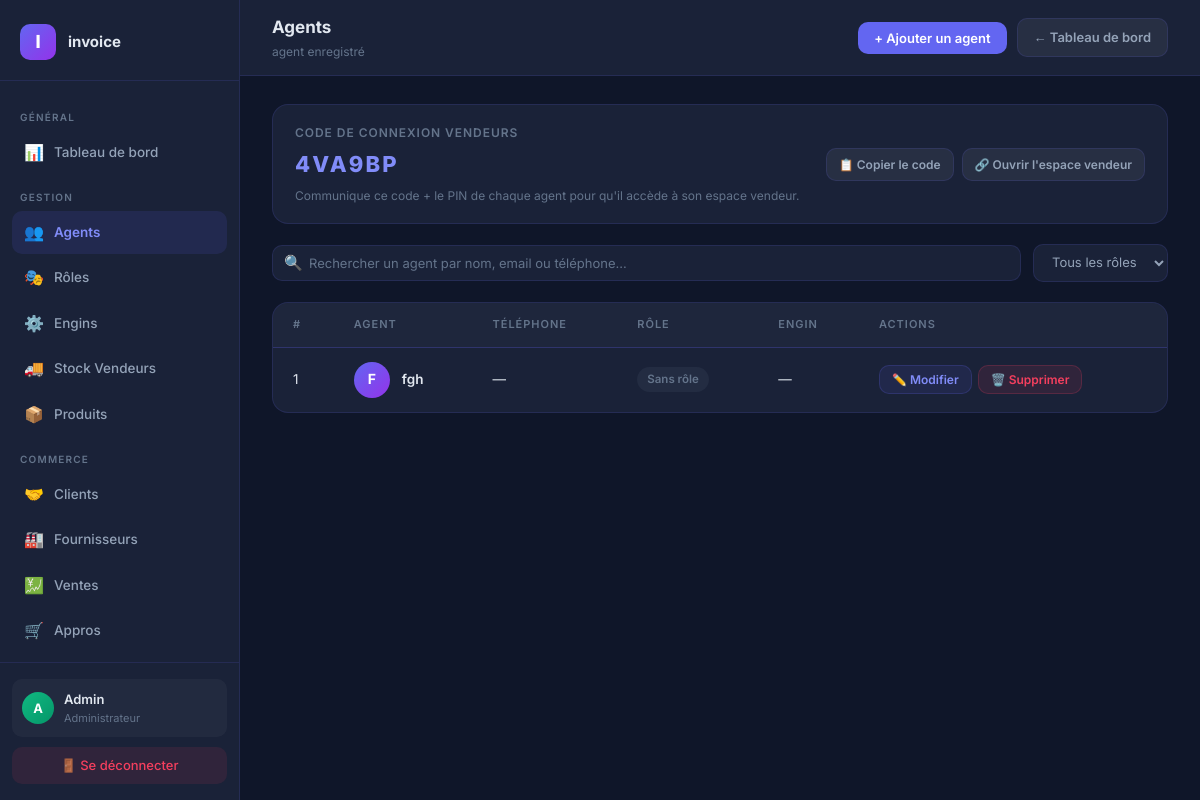
Page /list-agents/ (signed in) on the committed database.
### InvoiceApp/models.py (models this page shows, shortened)
class User(AbstractUser):
    logo = models.ImageField(upload_to="company_logos/", blank=True, null=True, verbose_name="Logo de l'entreprise")
    company_name = models.CharField(max_length=255, verbose_name="Nom de l'entreprise")
    company_email = models.EmailField(blank=True, null=True,verbose_name="Adresse email")
    phone = models.CharField(max_length=20, blank=True, verbose_name="Téléphone")
    address = models.TextField(blank=True, verbose_name="Adresse")
    add_date = models.DateTimeField(auto_now_add=True, verbose_name="Date d'inscription",blank=True, null=True,)
    default_currency = models.CharField(max_length=3, choices=CURRENCY_CHOICES, default='EUR', verbose_name="Devise de l'entreprise")
    agent_login_code = models.CharField(max_length=8, unique=True, blank=True, verbose_name="Code de connexion vendeurs")
    next_invoice_number = models.PositiveIntegerField(default=1, verbose_name="Prochain numéro de facture")
    class Meta:
        verbose_name = "Entreprise"
        verbose_name_plural = "Entreprises"

class Agent(models.Model):
    company = models.ForeignKey(User, on_delete=models.CASCADE, related_name='agents', verbose_name="Entreprise")
    name = models.CharField(max_length=255, verbose_name="Nom")
    email = models.EmailField(blank=True, verbose_name="Email")
    phone = models.CharField(max_length=20, blank=True, verbose_name="Téléphone")
    role = models.ForeignKey(AgentRole, on_delete=models.SET_NULL, null=True, blank=True, verbose_name="Rôle")
    engine = models.ForeignKey('Engine', on_delete=models.SET_NULL, null=True, blank=True, related_name='assigned_agents', verbose_name="Engin par défaut")
    pin_hash = models.CharField(max_length=128, blank=True, verbose_name="PIN (haché)")
    is_active = models.BooleanField(default=True, verbose_name="Accès actif")
    created_at = models.DateTimeField(auto_now_add=True, verbose_name="Date de création")
    class Meta:
        verbose_name = "Agent"
        verbose_name_plural = "Agents"
        ordering = ['-created_at']

### InvoiceApp/views/agents.py (the view)
# urls.py: path('list-agents/', invoice_views.list_agents, name='list_agents'),
@require_http_methods(["GET"])
@login_required
def list_agents(request):
    user = request.user
    agents = user.agents.all()
    context = {
        'company_name': user.company_name,
        'company_logo_url': user.logo.url if user.logo else None,
        'agents': agents,
        'roles': user.agent_roles.all(),
        'engines': user.engines.all(),
        'agent_login_code': user.agent_login_code,
    }
    return render(request, 'agent_list.html', context)

### InvoiceApp/context_processors.py (called while the page is built)
def subscription_context(request):
    user = getattr(request, 'user', None)
    if not user or not user.is_authenticated:
        return {}
    subscription = getattr(user, 'subscription', None)
    if subscription is None:
        return {}
    return {
        'subscription': subscription,
        'subscription_status': subscription.status,
        'subscription_blocked': subscription.is_blocked,
        'subscription_days_left': subscription.days_left,
        'subscription_expiry_date': subscription.access_expiry_date,
        'subscription_plan_price': subscription.price,
    }

### InvoiceApp/models.py (called while the page is built)
    @property
    def price(self):
        return SUBSCRIPTION_PLAN_PRICES.get(self.plan, Decimal('0'))

    @property
    def promo_active_until(self):
        latest = self.company.promo_redemptions.order_by('-expires_at').first()
        return latest.expires_at if latest else None

    @property
    def status(self):
        now = timezone.now()
        if self.active_until and self.active_until >= now:
            return 'active'
        promo_until = self.promo_active_until
        if promo_until and promo_until >= now:
            return 'promo'
        if self.trial_end_date and self.trial_end_date >= now:
            return 'trial'
        return 'expired'

    @property
    def is_blocked(self):
        return self.status == 'expired'

    @property
    def access_expiry_date(self):
        status = self.status
        if status == 'active':
            return self.active_until
        if status == 'promo':
            return self.promo_active_until
        if status == 'trial':
            return self.trial_end_date
        return None

    @property
    def days_left(self):
        if self.status not in ('trial', 'promo'):
            return 0
        expiry = self.access_expiry_date
        if not expiry:
            return 0
        remaining = expiry - timezone.now()
        return max(0, remaining.days + (1 if remaining.seconds > 0 else 0))

### InvoiceApp/templates/agent_list.html (shortened to what this page needs)
<!DOCTYPE html>
{% load static %}
<html lang="fr">
<head>
</head>
<body>
<aside class="sidebar">
    <div class="sidebar-logo">
        {% if company_logo_url %}
        <img src="{{ company_logo_url }}" alt="Logo" style="width:36px;height:36px;object-fit:contain;border-radius:10px;background:#fff;padding:4px;">
        {% else %}
        <div class="logo-mark">{{ company_name|first|upper }}</div>
        {% endif %}
        <span class="logo-text">{{ company_name }}</span>
    </div>
        <nav class="sidebar-nav">
        <div class="nav-section-label">Général</div>
        <a href="{% url 'dashboard' %}" class="nav-item">
            <span class="nav-icon">📊</span> Tableau de bord
        </a>
        <div class="nav-section-label">Gestion</div>
        <a href="{% url 'list_agents' %}" class="nav-item active">
            <span class="nav-icon">👥</span> Agents
        </a>
        <a href="{% url 'manage_agent_roles' %}" class="nav-item">
            <span class="nav-icon">🎭</span> Rôles
        </a>
        <a href="{% url 'list_engines' %}" class="nav-item">
            <span class="nav-icon">⚙️</span> Engins
        </a>
        <a href="{% url 'list_stock_loads' %}" class="nav-item">
            <span class="nav-icon">🚚</span> Stock Vendeurs
        </a>
        <a href="{% url 'list_products' %}" class="nav-item">
            <span class="nav-icon">📦</span> Produits
        </a>
        <div class="nav-section-label">Commerce</div>
        <a href="{% url 'list_clients' %}" class="nav-item">
            <span class="nav-icon">🤝</span> Clients
        </a>
        <a href="{% url 'list_suppliers' %}" class="nav-item">
            <span class="nav-icon">🏭</span> Fournisseurs
        </a>
        <a href="{% url 'list_sales' %}" class="nav-item">
            <span class="nav-icon">💹</span> Ventes
        </a>
        <a href="{% url 'list_supplies' %}" class="nav-item">
            <span class="nav-icon">🛒</span> Appros
        </a>
        <a href="{% url 'list_invoices' %}" class="nav-item">
        </a>
</nav>
<div class="sidebar-footer">
        <div class="user-block">
            <div class="user-avatar">A</div>
            <div>
                <div class="user-name">Admin</div>
                <div class="user-role">Administrateur</div>
            </div>
        </div>
        <a href="{% url 'logout' %}" class="logout-btn">🚪 Se déconnecter</a>
    </div>
</aside>
<div class="main">
    <header class="topbar">
        <div>
            <div class="topbar-title">Agents</div>
            <div class="topbar-sub">{{ agents_count }} agent{{ agents_count|pluralize }} enregistré{{ agents_count|pluralize }}</div>
        </div>
        <div class="topbar-actions">
            <button type="button" class="btn btn-primary" onclick="openAgentModal()">+ Ajouter un agent</button>
            <a href="{% url 'dashboard' %}" class="btn btn-ghost">← Tableau de bord</a>
        </div>
    </header>
    <main class="content">
        <div class="table-card" style="padding: 18px 22px; margin-bottom: 20px; display: flex; align-items: center; justify-content: space-between; flex-wrap: wrap; gap: 12px;">
            <div>
                <div style="font-size: 12px; color: var(--text-muted); text-transform: uppercase; letter-spacing: 0.08em; font-weight: 600; margin-bottom: 4px;">Code de connexion vendeurs</div>
                <div style="font-size: 22px; font-weight: 800; letter-spacing: 0.1em; color: var(--indigo-light);" id="vendorCode">{{ agent_login_code }}</div>
                <div style="font-size: 12px; color: var(--text-muted); margin-top: 4px;">Communique ce code + le PIN de chaque agent pour qu'il accède à son espace vendeur.</div>
            </div>
            <div style="display: flex; gap: 8px;">
                <button type="button" class="btn btn-ghost btn-sm" onclick="copyVendorCode()">📋 Copier le code</button>
                <a href="{% url 'vendor_login' %}" target="_blank" class="btn btn-ghost btn-sm">🔗 Ouvrir l'espace vendeur</a>
            </div>
        </div>
        <div class="toolbar">
            <div class="search-wrap">
                <span class="search-icon">🔍</span>
                <input type="text" class="search-input" id="searchInput"
                       placeholder="Rechercher un agent par nom, email ou téléphone…"
                       oninput="filterTable()">
            </div>
            <select class="filter-select" id="roleFilter" onchange="filterTable()">
                <option value="">Tous les rôles</option>
            </select>
        </div>
        <div class="table-card">
            <div class="table-wrap">
                <table>
                    <thead>
                        <tr>
                            <th>#</th>
                            <th>Agent</th>
                            <th>Téléphone</th>
                            <th>Rôle</th>
                            <th>Engin</th>
                            <th>Actions</th>
                        </tr>
                    </thead>
                    <tbody id="agentsTableBody">
                        {% for agent in agents %}
                        <tr class="agent-row"
                            data-id="{{ agent.id }}"
                            data-name="{{ agent.name }}"
                            data-email="{{ agent.email }}"
                            data-phone="{{ agent.phone }}"
                            data-role-id="{{ agent.role.id|default:'' }}">
                            <td>{{ forloop.counter }}</td>
                            <td>
                                <div class="agent-cell">
                                    <div class="agent-avatar-tbl">{{ agent.name|first|upper }}</div>
                                    <div>
                                        <div class="agent-name-tbl">{{ agent.name }}</div>
                                    </div>
                                </div>
                            </td>
                            <td>{{ agent.phone|default:"—" }}</td>
                            <td>
                                {% if agent.role %}
                                <span class="role-badge">{{ agent.role.name }}</span>
                                {% else %}
                                <span class="role-badge no-role">Sans rôle</span>
                                {% endif %}
                            </td>
                            <td class="muted-cell">{{ agent.engine.name|default:"—" }}</td>
                            <td>
                                <div class="actions-col">
                                    <button class="btn btn-sm btn-edit-soft"
                                        onclick="openAgentModal('{{ agent.id }}', '{{ agent.name|escapejs }}', '{{ agent.email|escapejs }}', '{{ agent.phone|escapejs }}', '{{ agent.role.id|default:'' }}', '{{ agent.engine.id|default:'' }}')">
                                        ✏️ Modifier
                                    </button>
                                    <button class="btn btn-sm btn-danger-soft"
                                        onclick="openDeleteModal('{{ agent.id }}', '{{ agent.name|escapejs }}')">
                                        🗑️ Supprimer
                                    </button>
                                </div>
                            </td>
                        </tr>
                        {% endfor %}
                    </tbody>
                </table>
            </div>
        </div>
    </main>
</div>
</body>
</html>

### rows in the picture
User: company_name "I", company_name "invoice", agent_login_code "4VA9BP"
Agent: name|first "F", name "fgh", phone "—", shows "Sans rôle", engine.name "—"
